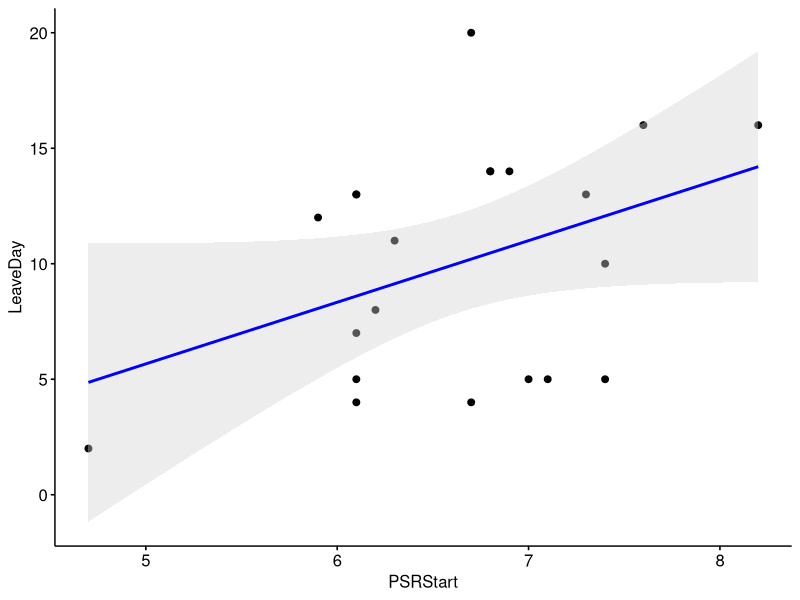

Reproduce this figure in R. (Note: this script raises an error after producing the figure.)
###############################################
######## Class 1 - Homework ###################
###############################################

# On the Discovery program 'Naked and Afraid' survivalists are dropped off in
# the jungle completely naked with only one tool of their choosing. They must
# find water, food, and shelter and make their way to their extraction point 21
# days later. They can choose to leave at any point. Prior to coming on the show
# the survivalists are given a Primitive Survival Rating before they compete
# (PSRStart) (ranging from 0-10) based on their prior survival experience and
# mental fortitude. We are interested in knowing whether PSR is an informative
# predictor of # of days "survived" (0-21; LeaveDay) and how much weight they lost IF they
# made it the end (WeightLoss).

#Load Libraries you will need
library(dplyr)
library(ggpubr) #graph data
library(car)
library(boot)
library(pwr)

#Set working directory (you need to change this)
setwd("/Users/rachel/Box\ Sync/R\ Coursework/Stats_II/Class1/")
NAF<-read.csv("NakedandAfraidData.csv") #https://gist.github.com/anonymous/11ffb3405f951e3fae700d79eb9748d7#file-survivalist_recap-csv
# So I think this is Real show data! 


################################
########### Task 1:  ###########
################################
# Figure out the relationship between PSRStart and LeaveDay
# Filter the data to only have those who LEAVE

NAF.NotFinished<-NAF %>% filter(Leave=="TRUE")


#########################################################
# Plot the relationship between PSRStart and LeaveDay.  #
# Note you will want to "predict" LeaveDay              #
#########################################################
ggscatter(NAF.NotFinished, x = "PSRStart", y = "LeaveDay",
          add = "reg.line",  # Add regressin line
          add.params = list(color = "blue", fill = "lightgray"), # Customize reg. line
          conf.int = TRUE, # Add confidence interval
          cor.coef = FALSE, # Add correlation coefficient. see ?stat_cor
)

####################################################### 
# Create a regresison model and summerize the results #
#######################################################
StartScore.Leave<-lm(LeaveDay~PSRStart,data = NAF.NotFinished)
summary(StartScore.Leave)

# Summerize your findings in plain english

## PSR Start score does not predict the number of days until they leave - there is no relationship between the two


# Based on this model predict on what day a person would leave if they had a PSR of 3 #
# Show your work! 

## 2.668(3) + (-7.674) = 0.33
## They would leave the first day


# Explain Why this prediction is dangerious to make!  

## There are a couple outliers on either end of the spectrum that are likely driving the relationship
## The correlation is weak and the data do not fit the line well



##################################
# Boot the model fit, 2K times
###################################
set.seed(666)
Boot.StartScore.Leave <-Boot(StartScore.Leave, R = 2000)

# View results
hist(Boot.StartScore.Leave, legend="separate")


# get 95% confidence interval and report BCA CI around prediction 
confint(Boot.StartScore.Leave, level=.95)
## BCA CI = (-0.686, 4.242)

# Explain what you BCA CI tells about the slope! 

## Because the CI includes zero we cannot reject the null hypothesis - we do not know if the slope is pos or neg

################################
########### Task 2:  ###########
################################
# Figure out the relationship between PSRStart and LeaveDay
# Filter the data to only Stay the end

NAF.Finished<-NAF %>% filter(Leave=="FALSE")


#########################################################
# Plot the relationship between PSRStart and WeightLoss #
# Note you will want to "predict" WeightLoss            #
#########################################################
ggscatter(NAF.Finished, x = "PSRStart", y = "WeightLoss",
          add = "reg.line",  # Add regressin line
          add.params = list(color = "blue", fill = "lightgray"), # Customize reg. line
          conf.int = TRUE, # Add confidence interval
          cor.coef = FALSE, # Add correlation coefficient. see ?stat_cor
)

####################################################### 
# Create a regresison model and summerize the results #
#######################################################
StartScore.WeightLoss<-lm(WeightLoss~PSRStart,data = NAF.Finished)
summary(StartScore.WeightLoss)



# Write the results in APA format.
# For example [Social support significantly predicted depression scores, b = -.34,
# t(225) = 6.53, p < .001. Social support also explained a significant
# proportion of variance in depression scores, R2 = .12, F(1, 225) = 42.64, p <
# .001.]

## PSR Start scores significantly predicted weightloss, b = -5.018,
## t(52) = 2.948, p < .005. PSR Start scores also explained a significant
## proportion of variance in weightloss, R2 = .14, F(1, 52) = 8.692, p <
## .005.


# Assuming there is a true relationship between PSR and Weight Loss and you want
# to replicate this study at a power .95, how many subjects would you need?
# [Use the Multiple R-squared from the model you created]. Hint: set v=NULL

f2.weightloss <- 0.1432 / (1-0.1432) #(taken from Multiple R-squared)
pwr.f2.test(u = 1, v = NULL, f2 = f2.weightloss, sig.level = 0.05, power = .95)

## 78 + 1df = final n of 79
